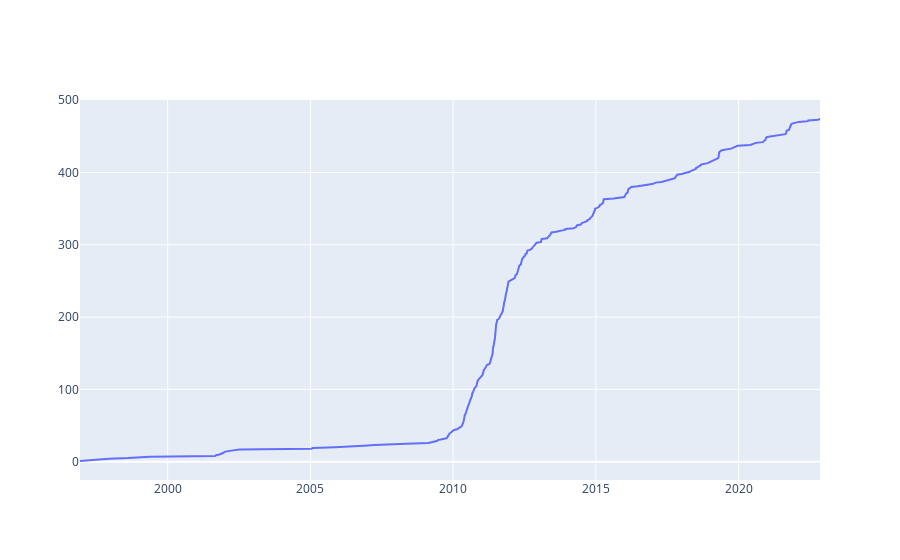

The notebook cell saved with this chart:
### Code cell
fig = go.Figure(data=go.Scatter(x=eq['UTC'], y=cumulative))
fig.show()

### Figure 1 — Plotly figure (JSON) as saved in the notebook; plotly's stock layout.template omitted (floating-point values rounded to 4 significant figures; data arrays with more than 128 entries replaced by an {"elided": "..."} marker saying what was removed)
{"data": [{"type": "scatter", "x": {"elided": "474 str values"}, "y": {"elided": "474 int values"}}], "layout": {}}
